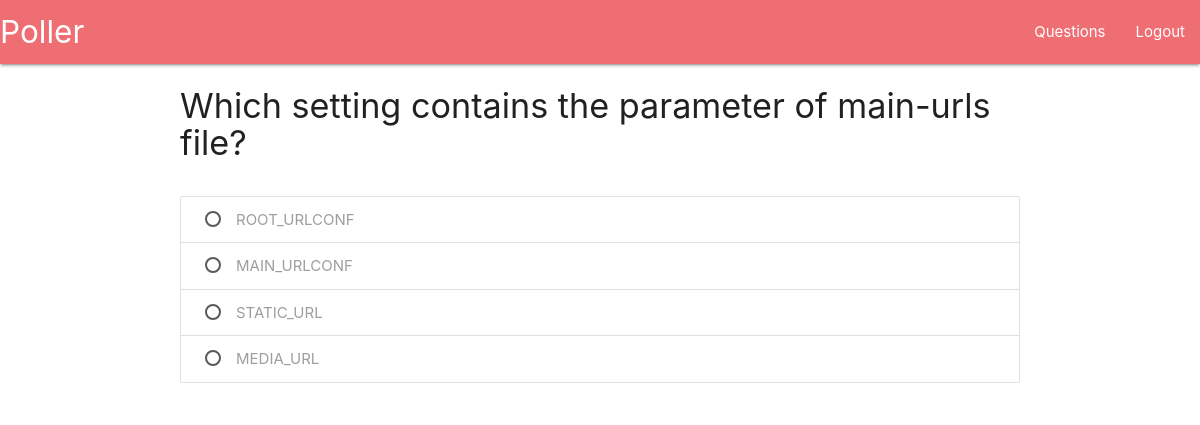
Page /polls/question/which-setting-contains-the-parameter-of-main-urls (signed in) on the committed database.
### polls/models.py (models this page shows, shortened)
class Question(models.Model):
    slug =models.SlugField()
    content = models.CharField(max_length=1024)

class Choice(models.Model):
    question = models.ForeignKey('Question', on_delete=models.CASCADE)
    content = models.CharField(max_length=256)

### polls/views.py (the view, shortened to what this page needs)
# urls.py: path('question/<slug>',login_required(views.Question.as_view()), name = 'question')
class Question(PermissionRequiredMixin,SingleObjectMixin,FormView):
    model = models.Question
    template_name = 'polls/question.html'
    form_class = forms.AnswerForm
    permission_required ='add_answer'
    def get_context_data(self, **kwargs):
        data = super().get_context_data(**kwargs)
        data['answer'] = models.Answer.objects.filter(
            question = self.get_object(),
            user = self.request.user
        )
        return data
    def get(self, request, *args, **kwargs):
        self.object = self.get_object()
        context = self.get_context_data(object=self.object)
        return self.render_to_response(context)

### template/polls/question.html (shortened to what this page needs)
{% extends 'base.html' %}
{% block content %}
 {% include 'auth/components/navbar.html' %}
 <div class="container">
    <div class="row">
      <h4>{{question.content}}</h4>
    </div>
    <form action="" method="post">
      <div class="row">
        <div class="col-6">
          <div class="collection">
            {% for choice in question.choice_set.all %}
              <div class="collection-item">
                {% if answer %}
                  {{choice.content}} ({{choice.answer_count}})
                  {% if answer.choice.id == choice.id %}
                    <i class="material-icons">check</i>
                  {% endif %}
                {% else %}
                  <label>
                    <span>{{choice.content}}</span>
                  </label>
                {% endif %}
              </div>
            {% endfor %}
          </div>
        </div>
      </div>
    </form>
  </div>
{% endblock %}

### rows in the picture
Question: content "Which setting contains the parameter of main-urls file?"
Choice: content "ROOT_URLCONF"
Choice: content "MAIN_URLCONF"
Choice: content "STATIC_URL"
Choice: content "MEDIA_URL"
